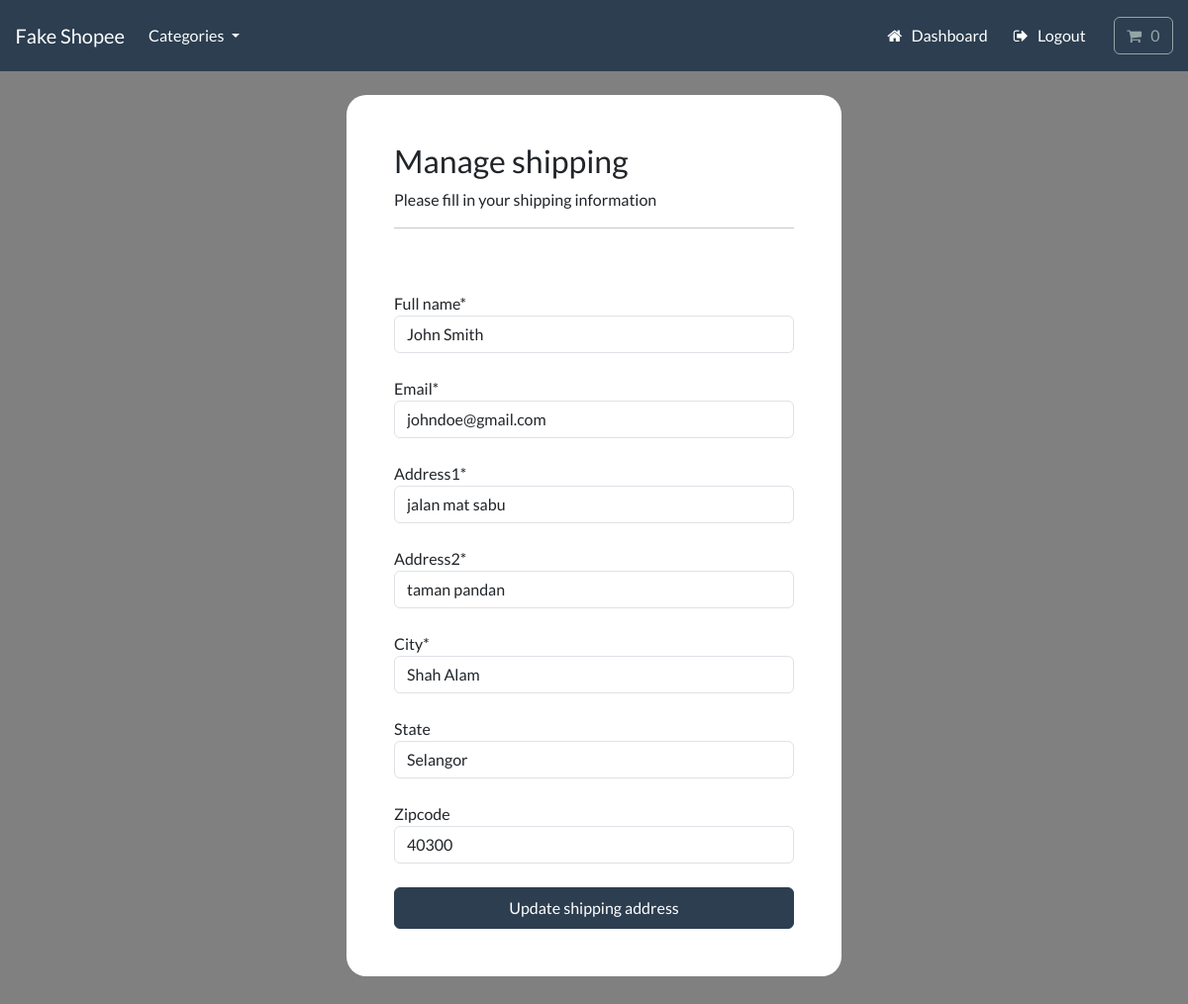
Page /account/manage-shipping (signed in) on the committed database.
### payment/models.py (models this page shows, shortened)
class ShippingAddress(models.Model):
    full_name = models.CharField(max_length=300)
    email = models.EmailField(max_length=255)
    address1 = models.CharField(max_length=300)
    address2 = models.CharField(max_length=300)
    city = models.CharField(max_length=255)
    state = models.CharField(max_length=255, null=True, blank=True)
    zipcode = models.CharField(max_length=255, null=True, blank=True)
    user = models.ForeignKey(
        User, on_delete=models.CASCADE, null=True, blank=True)
    class Meta:
        verbose_name_plural = 'Shipping Address'

### account/views.py (the view, shortened to what this page needs)
# urls.py: path('manage-shipping', views.manage_shipping, name='manage-shipping'),
@login_required(login_url='my-login')
def manage_shipping(request):
    try:
        shipping = ShippingAddress.objects.get(user=request.user.id)
    except ShippingAddress.DoesNotExist:
        shipping = None
    form = ShippingForm(instance=shipping)
    context = {'form': form}
    return render(request, 'account/manage-shipping.html', context=context)

### payment/forms.py
class ShippingForm(forms.ModelForm):
    class Meta:
        model = ShippingAddress
        fields = ['full_name', 'email', 'address1',
                  'address2', 'city', 'state', 'zipcode']
        exclude = ['user',]

### cart/cart.py (called while the page is built)
    def __len__(self):
        return sum(item['qty'] for item in self.cart.values())

### cart/context_processors.py (called while the page is built)
def cart(request):
    return {'cart': Cart(request)}

### store/models.py (called while the page is built)
    def get_absolute_url(self):
        return reverse('list-category', args=[self.slug])

### store/views.py (called while the page is built)
def categories(request):
    all_categories = Category.objects.all()
    return {'all_categories': all_categories}

### account/templates/account/manage-shipping.html (shortened to what this page needs)
{% include 'store/base.html' %}
{% load static %}
{% load crispy_forms_tags %}
{% block content %}
<body>
    <br>
    <div class="container bg-white shadow-md p-5 form-layout">
        <h3>Manage shipping</h3>
        <p>Please fill in your shipping information</p>
        <hr>
        <br>
        <br>
        <form method="POST" autocomplete="off">
            {{form.full_name|as_crispy_field}}
            <br>
            {{form.email|as_crispy_field}}
            <br>
            {{form.address1|as_crispy_field}}
            <br>
            {{form.address2|as_crispy_field}}
            <br>
            {{form.city|as_crispy_field}}
            <br>
            {{form.state|as_crispy_field}}
            <br>
            {{form.zipcode|as_crispy_field}}
            <br>
            <button type="submit" class="btn btn-primary navbar-btn text-white w-100 p-2">Update shipping address</button>
        </form>
    </div>
</body>
{% endblock %}

### static/css/styled.css (style rules this page uses)
.form-layout { border-radius: 20px; width: 500px; }

### account/templates/account/manage-shipping.html (style rules this page uses)
body { background-color: gray; }

### rows in the picture
ShippingAddress: full_name "John Smith", email "johndoe@gmail.com", address1 "jalan mat sabu", address2 "taman pandan", city "Shah Alam", state "Selangor", zipcode "40300"
